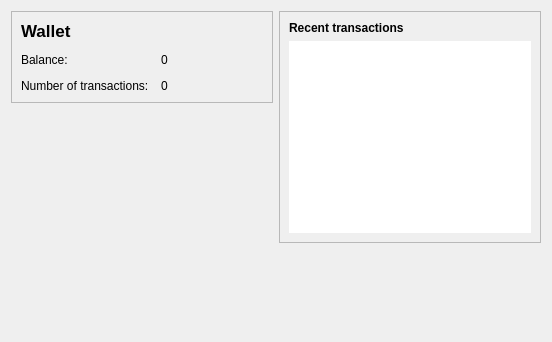
<?xml version="1.0" encoding="UTF-8"?>
<ui version="4.0">
 <class>OverviewPage</class>
 <widget class="QWidget" name="OverviewPage">
  <property name="geometry">
   <rect>
    <x>0</x>
    <y>0</y>
    <width>552</width>
    <height>342</height>
   </rect>
  </property>
  <property name="windowTitle">
   <string>Form</string>
  </property>
  <layout class="QHBoxLayout" name="horizontalLayout" stretch="1,1">
   <item>
    <layout class="QVBoxLayout" name="verticalLayout_2">
     <item>
      <widget class="QFrame" name="frame">
       <property name="frameShape">
        <enum>QFrame::StyledPanel</enum>
       </property>
       <property name="frameShadow">
        <enum>QFrame::Raised</enum>
       </property>
       <layout class="QFormLayout" name="formLayout_2">
        <property name="fieldGrowthPolicy">
         <enum>QFormLayout::AllNonFixedFieldsGrow</enum>
        </property>
        <property name="horizontalSpacing">
         <number>12</number>
        </property>
        <property name="verticalSpacing">
         <number>12</number>
        </property>
        <item row="2" column="0">
         <widget class="QLabel" name="labelBalanceHeader">
          <property name="text">
           <string>Balance:</string>
          </property>
         </widget>
        </item>
        <item row="2" column="1">
         <widget class="QLabel" name="labelBalance">
          <property name="text">
           <string notr="true">0</string>
          </property>
         </widget>
        </item>
        <item row="3" column="0">
         <widget class="QLabel" name="label_2">
          <property name="text">
           <string>Number of transactions:</string>
          </property>
         </widget>
        </item>
        <item row="3" column="1">
         <widget class="QLabel" name="labelNumTransactions">
          <property name="text">
           <string>0</string>
          </property>
         </widget>
        </item>
        <item row="1" column="0">
         <widget class="QLabel" name="label_5">
          <property name="font">
           <font>
            <pointsize>13</pointsize>
            <bold>true</bold>
           </font>
          </property>
          <property name="text">
           <string>Wallet</string>
          </property>
         </widget>
        </item>
       </layout>
      </widget>
     </item>
     <item>
      <spacer name="verticalSpacer">
       <property name="orientation">
        <enum>Qt::Vertical</enum>
       </property>
       <property name="sizeHint" stdset="0">
        <size>
         <width>20</width>
         <height>40</height>
        </size>
       </property>
      </spacer>
     </item>
    </layout>
   </item>
   <item>
    <layout class="QVBoxLayout" name="verticalLayout_3">
     <item>
      <widget class="QFrame" name="frame_2">
       <property name="frameShape">
        <enum>QFrame::StyledPanel</enum>
       </property>
       <property name="frameShadow">
        <enum>QFrame::Raised</enum>
       </property>
       <layout class="QVBoxLayout" name="verticalLayout">
        <item>
         <widget class="QLabel" name="label_4">
          <property name="text">
           <string>&lt;b&gt;Recent transactions&lt;/b&gt;</string>
          </property>
         </widget>
        </item>
        <item>
         <widget class="QListView" name="listTransactions">
          <property name="frameShape">
           <enum>QFrame::NoFrame</enum>
          </property>
          <property name="verticalScrollBarPolicy">
           <enum>Qt::ScrollBarAlwaysOff</enum>
          </property>
          <property name="horizontalScrollBarPolicy">
           <enum>Qt::ScrollBarAlwaysOff</enum>
          </property>
         </widget>
        </item>
       </layout>
      </widget>
     </item>
     <item>
      <spacer name="verticalSpacer_2">
       <property name="orientation">
        <enum>Qt::Vertical</enum>
       </property>
       <property name="sizeHint" stdset="0">
        <size>
         <width>20</width>
         <height>40</height>
        </size>
       </property>
      </spacer>
     </item>
    </layout>
   </item>
  </layout>
 </widget>
 <resources/>
 <connections/>
</ui>
